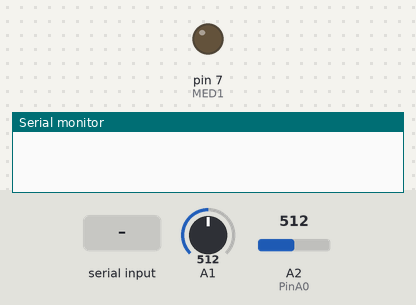
The sketch below on a simulated Arduino Uno, built with avr-gcc and run on an emulated ATmega328P. Shown: output pins drawn as LEDs (lit = HIGH), the last lines printed to the serial monitor. The test bench sets the inputs (shaded band); at power-on: A1 = 512, A2 (PinA0) = 512.

Above: at 1.2 s.
1.3 s: "1" received over the second serial link
At 3.2 s:
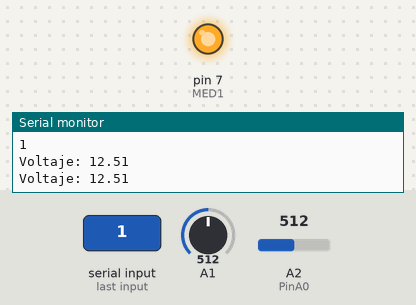
3.5 s: "2" received over the second serial link
At 4.9 s:
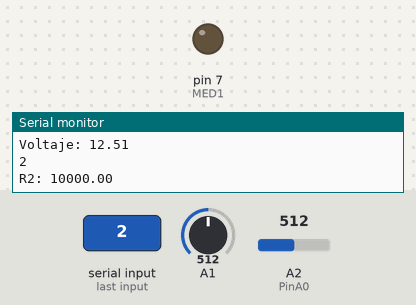
Timing chart, 0 to 6.5 s (numbered marks = the images above; inputs shaded):
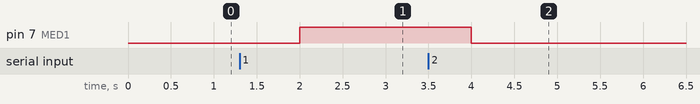

The sketch:

Proyecto_Final_Multimetro.ino
```cpp
#include <SoftwareSerial.h>

const int MED1 = 7;         // Pin positivo
int Valuable;                // Variable que almacena el valor raw (0 a 1023)
float VOLTAGE;               // Variable que almacena el voltaje (0.0 a 25.0)

float Sensibilidad = 0.185;

const int pinAnalogico = A0;    // Pin analógico para medir la tensión
const float resistenciaConocida = 1000.0; // Resistencia conocida en ohmios (1k ohm)

SoftwareSerial BLUEE(2, 3);

unsigned long tiempoAnterior = 0;
const unsigned long intervaloMedicion = 1000; // Intervalo de medición en milisegundos

int PinA0 = A2;
int lectura = 0;
int Ve = 5; // Tensión en el Arduino.
float VR2 = 0;
float R1 = 10000;
float R2 = 0;
float I = 0;
float relacion = 0;

char recep;
int estadoActual = 0; // 0: Esperando, 1: Medir voltaje, 2: Medir resistencia, 3: Medir corriente

void setup() {
  pinMode(MED1, OUTPUT);  // Configurar el pin positivo como salida
  Serial.begin(9600);    // Iniciar la comunicación serial
  BLUEE.begin(9600);
}

void loop() {
  // Verificar si hay datos disponibles desde la aplicación Bluetooth
  if (BLUEE.available()) {
    recep = BLUEE.read();
    Serial.println(recep);

    // Cambiar el estado actual según el comando recibido
    if (recep == '1') {
      estadoActual = 1;
    }
    else if (recep == '2') {
      estadoActual = 2;
    }
    else if (recep == '3') {
      estadoActual = 3;
    }
  }

  // Realizar mediciones continuas a intervalos regulares
  unsigned long tiempoActual = millis();
  if (tiempoActual - tiempoAnterior >= intervaloMedicion) {
    tiempoAnterior = tiempoActual;

    // Realizar la medición según el estado actual
    switch (estadoActual) {
      case 1:
        medirVoltaje();
        break;
      case 2:
        medirResistencia();
        break;
      case 3:
        medirCorriente();
        break;
      default:
        // Estado por defecto: ESPERANDO
        break;
    }
  }
}

void medirVoltaje() {
  digitalWrite(MED1, HIGH);
  float voltaje =  (float)25*analogRead(A1)/1023;
  Serial.print("Voltaje: ");
  Serial.println(voltaje);          // Mostrar el valor por serial
  BLUEE.print(voltaje);
  BLUEE.print(";");
}

void medirResistencia() {
  digitalWrite(MED1, LOW);
  lectura = analogRead(PinA0);
  if (lectura) {
    relacion = lectura * Ve;
    VR2 = (relacion) / 1024.0;
    relacion = (Ve / VR2) - 1;
    R2 = R1 * relacion;
    I = Ve / (R1 + R2) * 1000;
  }
  Serial.print("R2: ");
  Serial.println(R2);
  BLUEE.print(R2);
  BLUEE.print(";");
}

void medirCorriente() {
  float Corriente = calculo(500);
  Serial.print("Corriente: ");
  Serial.println(Corriente, 3);
  BLUEE.print(Corriente, 3);
  BLUEE.print(";");
}

float calculo(int numeroMuestral) {
  float LeerSenso = 0;
  float inten = 0;
  for (int i = 0; i < numeroMuestral; i++) {
    LeerSenso = analogRead(A2) * (5.0 / 1023.0);
    inten = inten + (LeerSenso - 2.5) / Sensibilidad;
  }
  inten = inten / numeroMuestral;
  return (inten);
}
```

Measured:
- after the input at 1.3 s, pin 7 (MED1): LOW → HIGH after 0.70 s
- after the input at 3.5 s, pin 7 (MED1): HIGH → LOW after 0.50 s
